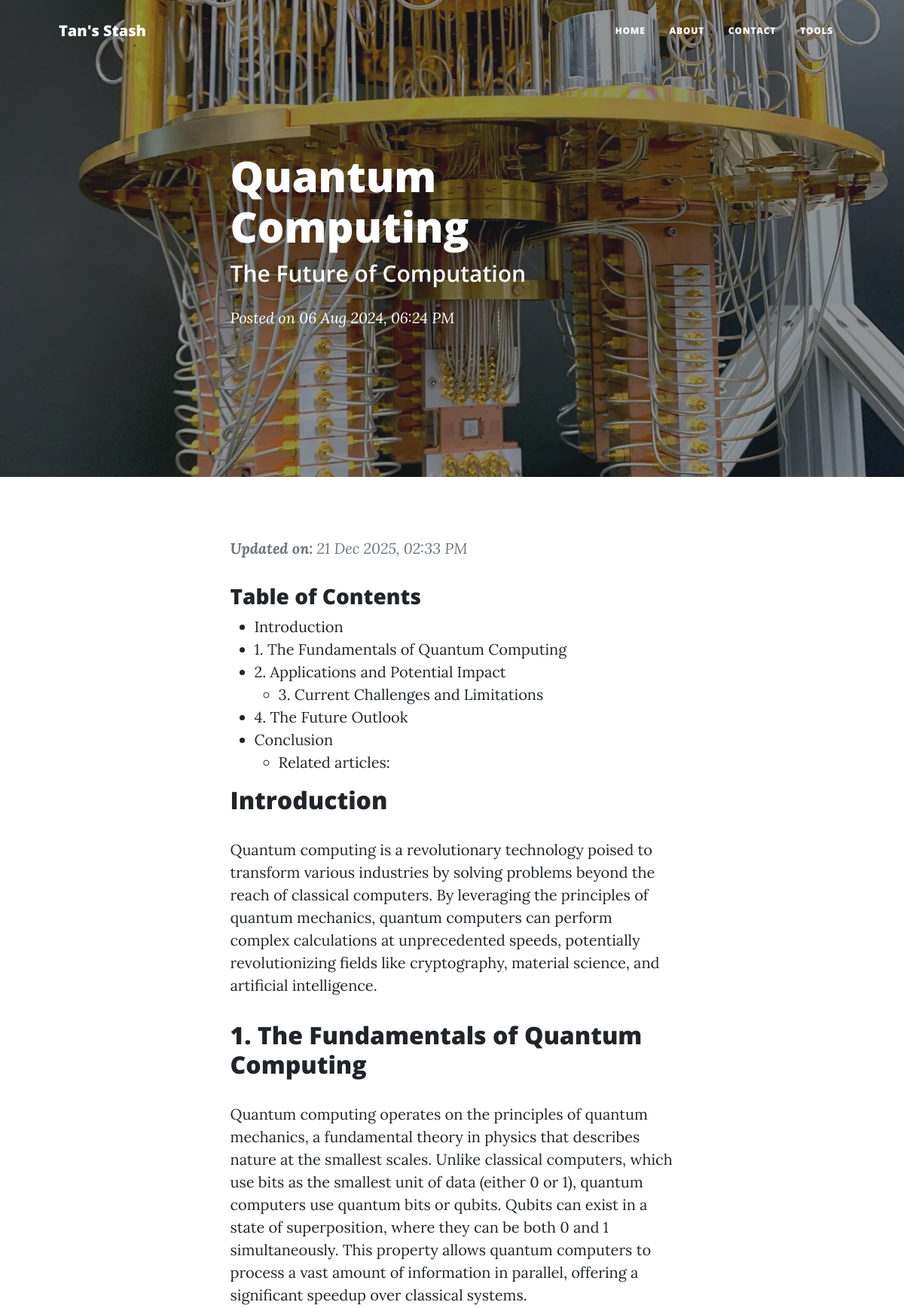
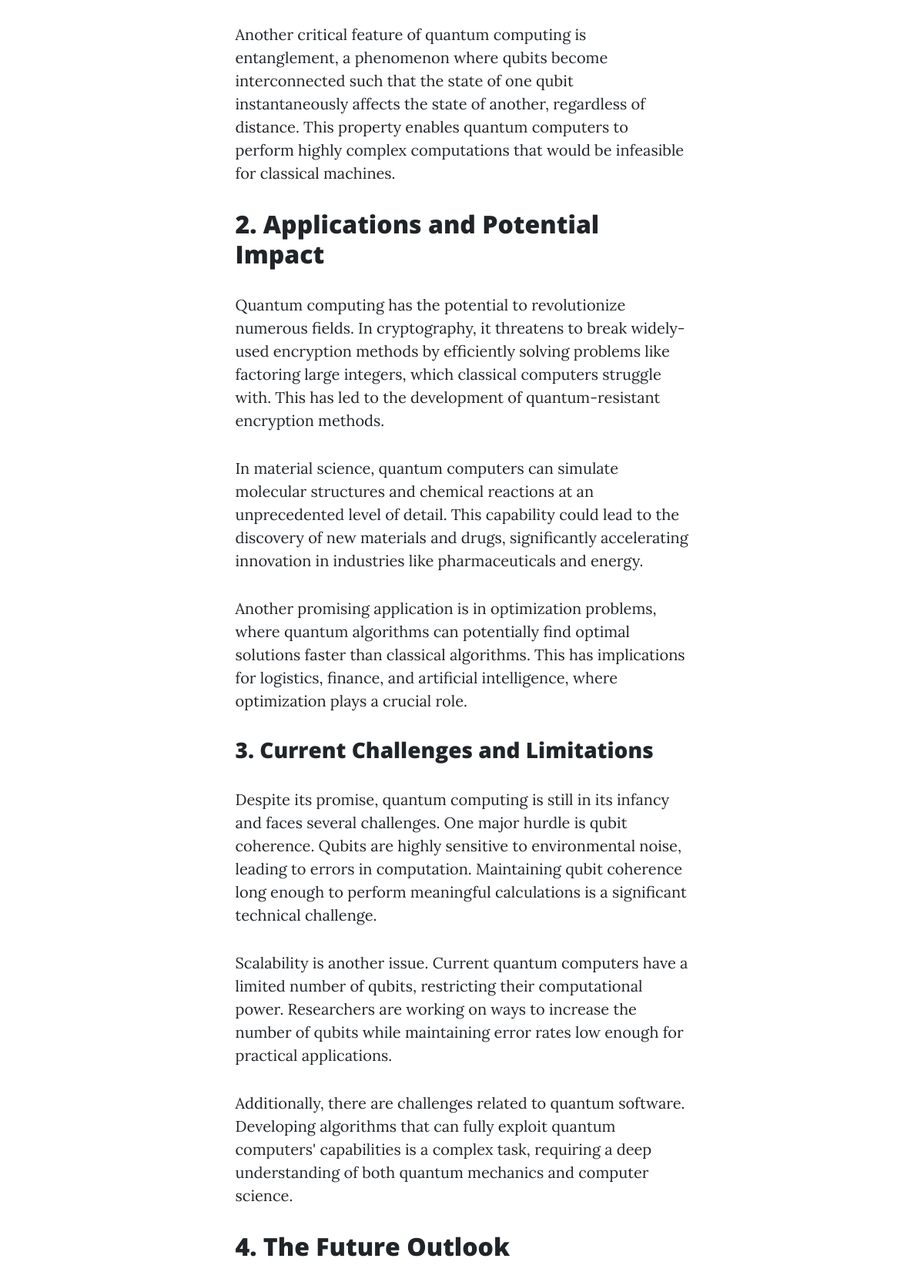
/blog/quantum-computing (upper part), run on the app's committed database (2 pictures, top to bottom).
### src/models/post_model.py (models this page shows, shortened)
class Post(Base):
    __tablename__ = "posts"
    sno = Column(Integer, primary_key=True, index=True)
    title = Column(String(255), nullable=False)
    slug = Column(String(255), unique=True, nullable=False)
    content = Column(Text, nullable=False)
    tag_line = Column(String(255), nullable=False)
    description = Column(String(500), nullable=False, default="Tan's Stash")
    date = Column(DateTime(timezone=True), default=lambda: datetime.now(timezone.utc))
    last_modified = Column(DateTime(timezone=True), nullable=True)
    img_file = Column(String(120), nullable=True)

### src/routers/pages/blog.py (the view)
@router.get("/{post_slug}")
def post_route(
    request: Request,
    post_slug: str,
    db: db_dependency
):
    try:
        post = db.query(Post).filter(Post.slug == post_slug).first()
        if not post:
            raise HTTPException(status_code=404, detail="Post not found")
        clean_html, toc = generate_toc_and_clean_html(post.content)
        context = get_global_context(request)
        context.update({
            "request": request,
            "post": post,
            "content": clean_html,
            "toc": toc,
            "content_type": "blog",
            "content_id": post.sno,
        })
        return templates.TemplateResponse("post.html", context)
    except Exception:
        flash(request, "Something went wrong. Please visit again later.", "danger")
        context = get_global_context(request)
        context.update({
            "request": request,
            "post": None,
            "content": "",
            "toc": [],
            "content_type": "",
            "content_id": "",
        })
        return templates.TemplateResponse(
            "post.html",
            context,
            status_code=status.HTTP_500_INTERNAL_SERVER_ERROR,
        )

### src/templates/post.html (shortened to what this page needs)
{% extends "layout.html" %}
{% set fname = 'assets/img/default-hero-image' %}
{% if post %}
    {%if post.img_file != ''%}
        {% set fname_full = 'assets/img/'+ post.img_file %}
        {% set fname_parts = post.img_file.rsplit('.', 1) %}
        {% set fname = 'assets/img/' + fname_parts[0] %}
    {%else%}
        {% set fname =  'assets/img/default-hero-image' %}
    {% endif %}
    {% block page_style %}{{url_for('static', path='css/post.css')}}{% endblock page_style %}
    {%block add_headers%}
        <link rel="preload" href="{{url_for('static', path='css/comments/commentsSection.css')}}" as="style" onload="this.onload=null;this.rel='stylesheet'">
    {%endblock add_headers%}
{% endif %}
{% macro render_toc(items) %}
<ul>
  {% for item in items %}
    <li>
      <a href="#{{ item.id }}">{{ item.title }}</a>
      {% if item.children %}
        {{ render_toc(item.children) }}
      {% endif %}
    </li>
  {% endfor %}
</ul>
{% endmacro %}
{% block body %}
    <header class="masthead">
        <picture>
            <source
                srcset="{{ url_for('static', path=fname + '-400.webp') }} 400w,
                        {{ url_for('static', path=fname + '-800.webp') }} 800w,
                        {{ url_for('static', path=fname + '-1200.webp') }} 1200w"
                sizes="100vw"
                type="image/webp">
            <source
                srcset="{{ url_for('static', path=fname + '-400.jpg') }} 400w,
                        {{ url_for('static', path=fname + '-800.jpg') }} 800w,
                        {{ url_for('static', path=fname + '-1200.jpg') }} 1200w"
                sizes="100vw"
                type="image/jpeg">
            <img
                src="{{ url_for('static', path=fname + '-800.jpg')}}"
                sizes="100vw"
                alt="{{ post.title | default('') }}"
                class="header-img"
                fetchpriority="high"
                decoding="async"
                loading="eager">
        </picture>
            <div class="container position-relative px-4 px-lg-5">
                <div class="row gx-4 gx-lg-5 justify-content-center">
                    <div class="col-md-10 col-lg-8 col-xl-7">
                        <div class="post-heading">
                            <h1>{{post.title | default('')}}</h1>
                            <h2 class="subheading">{{post.tag_line}}</h2>
                            <span class="meta">
                                Posted on
                                {{post.date | human_date }}
                            </span>
                        </div>
                    </div>
                </div>
            </div>
    </header>
        <article class="mb-4">
            <div class="container px-4 px-lg-5">
                <div class="row gx-4 gx-lg-5 justify-content-center">
                    <div class="col-md-10 col-lg-8 col-xl-7">
                        {% if (post.last_modified is not none) %}
                            <p class="meta">
                                <blockquote>
                                    <em><strong>Updated on:</strong>
                                    {{post.last_modified | human_date }}</em>
                            </blockquote>
                            </p>
                        {% endif %}
                        <aside class="toc">
                            <nav aria-label="Table of Contents">
                                <h3>Table of Contents</h3>
                                {{ render_toc(toc) }}
                            </nav>
                        </aside>
                        {{content|safe}}
                    </div>
                </div>
            </div>
        </article>
{% endblock %}

### data on the page
Post: title "Quantum Computing", tag_line "The Future of Computation", date|human_date "06 Aug 2024, 06:24 PM", last_modified|human_date "21 Dec 2025, 02:33 PM"

### other printed values
{{ params["website_name"] }} "Tan's Stash"
{{ item.title }} "Introduction" "1. The Fundamentals of Quantum Computing" "2. Applications and Potential Impact" "3. Current Challenges and Limitations" "4. The Future Outlook" "Conclusion" "Related articles:"
